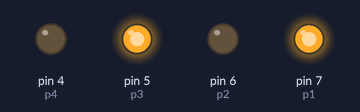
Bench run of a sketch on a simulated Arduino Uno, built with avr-gcc and run on an emulated ATmega328P. On the bench: output pins drawn as LEDs (lit = HIGH).

Above: at 0.1 s.
Timing chart, 0 to 1.6 s (numbered marks = the images above):
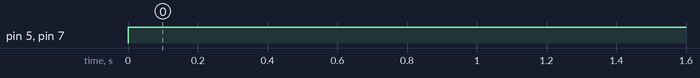

Measured:
- by itself, pin 5 (p3), pin 7 (p1): LOW → HIGH at 0.00 s

The sketch:

l298n_motordriver_const.ino
```cpp
const int p1 = 7;
const int p2 = 6;
const int p3 = 5;
const int p4 = 4;

void setup(){
  pinMode (p1, OUTPUT);
  pinMode (p2, OUTPUT);
  pinMode (p3, OUTPUT);
  pinMode (p4, OUTPUT);
}

void loop(){
  digitalWrite (p1, HIGH);
  digitalWrite (p2, LOW);
  digitalWrite (p3, HIGH);
  digitalWrite (p4, LOW);
}
```
